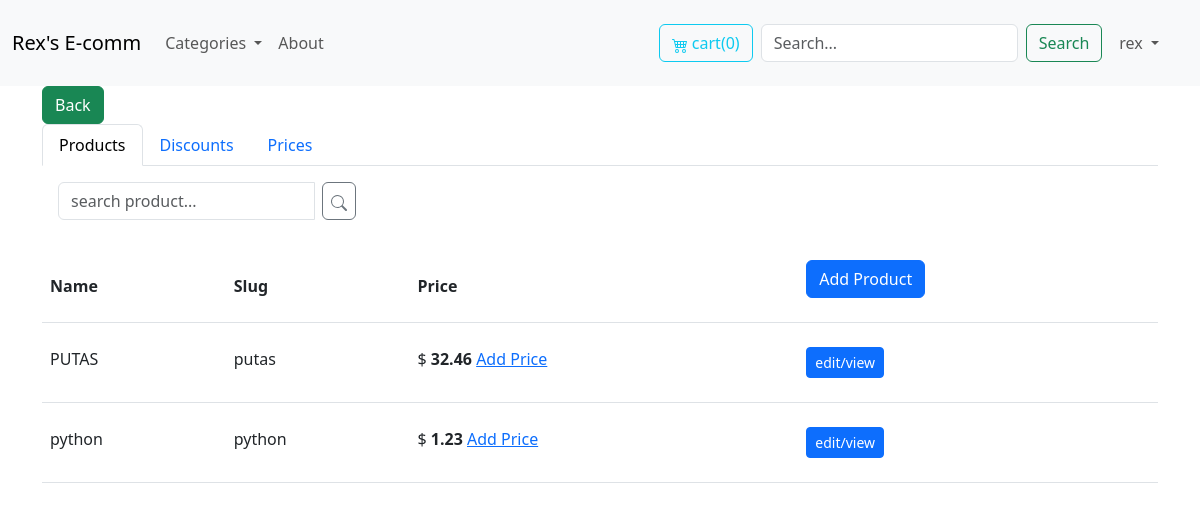
The app's page /myProductList/ (signed in), older data.
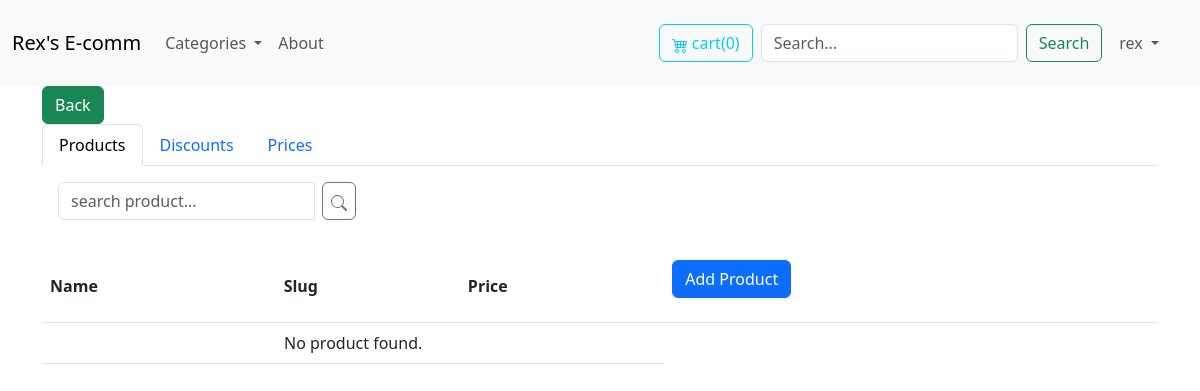
The same page, newer data.
### store/models.py (models this page shows, shortened)
class Product(models.Model):
    DRAFT = 'draft'
    WAITING_APPROVAL ='waitingaproval'
    ACTIVE='active'
    DELETED='deleted'
    STATUS_CHOICES =(
        (DRAFT, 'Draft'),
        (WAITING_APPROVAL, 'Waiting approval'),
        (ACTIVE, 'Active'),
        (DELETED, 'Deleted'),
    )
    user = models.ForeignKey(User, related_name='products', on_delete=models.CASCADE)
    category = models.ForeignKey(Category, related_name='products', on_delete=models.CASCADE)
    title = models.CharField(max_length=50)
    slug = models.SlugField(max_length=50, blank=True)
    description = models.TextField(blank=True)
    price = models.IntegerField()
    image = models.ImageField(upload_to='uploads/product_images/', blank=True, null=True, validators=[validate_file_extension])
    thumbnail = models.ImageField(upload_to='uploads/product_images/thumbnail/', blank=True, null=True)
    created_at = models.DateTimeField(auto_now_add=True)
    updated_at = models.DateTimeField(auto_now=True)
    status = models.CharField(max_length=50, choices=STATUS_CHOICES, default=ACTIVE)
    discount = models.ForeignKey(Discount, related_name='discount_id',on_delete=models.DO_NOTHING, null=True, blank=True)
    id_stripe = models.CharField(max_length=100,blank=True, null=True, unique=True)
    class Meta:
        ordering = ('-created_at', )
        indexes = [
            models.Index(fields=['user']),
        ]
    def get_display_price(self):
        for price in self.prices.all().filter(product=self):
            if price.active_price and price !=self:
                return price.price_amount/100
        return self.price /100

### vendorsPanel/views.py (the view)
# urls.py: path('myProductList/',views.MyProducts_ListView.as_view(), name='MyProducts_ListView' ),
@method_decorator(is_vendor(), name='dispatch')
class MyProducts_ListView(LoginRequiredMixin, ListView):
    model = Product
    template_name = 'vendorsPanel/myProductList.html'
    context_object_name = 'productList'
    def get_context_data(self, **kwargs):
        context = super().get_context_data(**kwargs)
        try:
            discounts = Discount.objects.filter(created_by=self.request.user)
            discount_filter = self.request.GET.get('discount_filter')
            if discount_filter:
                discounts = discounts.filter(code_name__icontains=discount_filter)
            context['discounts'] = discounts
        except:
            context['discounts'] = []
        try:
            prices = Prices.objects.filter(product__user=self.request.user)
            context['prices'] = prices
        except:
            context['prices'] = []
        if self.request.method =='GET' and self.request.GET.get('discountTab') != None :
            context['discountTab']=True
        elif self.request.method =='GET' and self.request.GET.get('pricesTab') != None :
            context['pricesTab']=True
        else:
            context['productTab']=True
        return context
    def get_queryset(self):
        queryset = super().get_queryset().filter(user=self.request.user)
        product_filter = self.request.GET.get('product_filter')
        if product_filter:
            queryset = queryset.filter(title__icontains=product_filter)
        return queryset

### store/cart.py (called while the page is built)
    def __len__(self):
        return sum(item['quantity'] for item in self.cart.values())

### store/context_processors.py (called while the page is built)
def cart(request):
    return {'cart':Cart(request)}

### store/decorator.py (called while the page is built)
def is_vendor():
    def decorator(view_func):
        def wrapped_view(request, *args, **kwargs):
            if hasattr(request.user, 'userprofile') and request.user.userprofile.is_vendor:
                    return view_func(request, *args, **kwargs)
            else:
                messages.warning(request, 'You must be a vendor to access this page.')
                return redirect('frontpage')
        return wrapped_view
    return decorator

### store/models.py (called while the page is built)
    @property
    def check_times_redeemed(self):
        times_redeemed = 0
        if self.code_name:
            times= get_cupon(self.code_name)
            if 'times_redeemed' in times[0]:
                times_redeemed = times[0]['times_redeemed']
                self.times_redeemed=times_redeemed
                if times_redeemed == self.stock:
                    self.active=False
                self.save()
        return times_redeemed

### store/templatetags/menu.py (called while the page is built)
@register.simple_tag
def back_button(request):
    if request.method == 'GET':
        return True #request.META.get('HTTP_REFERER', '/')
    return False

### vendorsPanel/templates/vendorsPanel/myProductList.html (shortened to what this page needs)
{% extends 'core/mainBase.html' %}
{% block content %}
<ul class="nav nav-tabs" id="myTab" role="tablist">
    <li class="nav-item" role="presentation">
      <button class="nav-link {% if productTab %}active{% endif %}" id="home-tab" data-bs-toggle="tab" data-bs-target="#home-tab-pane" type="button" role="tab" aria-controls="home-tab-pane" aria-selected="true">Products</button>
    </li>
    <li class="nav-item" role="presentation">
      <button class="nav-link {% if discountTab %}active{% endif %}" id="profile-tab" data-bs-toggle="tab" data-bs-target="#profile-tab-pane" type="button" role="tab" aria-controls="profile-tab-pane" aria-selected="false">Discounts</button>
    </li>
    <li class="nav-item" role="presentation">
      <button class="nav-link {% if pricesTab %}active{% endif %}" id="contact-tab" data-bs-toggle="tab" data-bs-target="#contact-tab-pane" type="button" role="tab" aria-controls="contact-tab-pane" aria-selected="false">Prices</button>
    </li>
</ul>
<div class="tab-content" id="myTabContent">
  <div class="tab-pane fade {% if productTab %}active show{% endif %}" id="home-tab-pane" role="tabpanel" aria-labelledby="home-tab" tabindex="0">
      <div class=" my-3 btn-group btn-group" role="group" aria-label="Basic example">
          <form action="." method="get" class=" mx-3">
              <div class="input-group">
                  <input type="text" id="filter" placeholder="search product..." name="product_filter" class="form-control" />
                  <div class="input-group-append">
                      <button class="mx-2 px-2 btn btn-outline-secondary" type="submit">
                      </button>
                  </div>
              </div>
          </form>
      </div>
      <div>
          {% include 'vendorsPanel/partials/ProductsList.html' %}
      </div>
  </div>
</div>
{% endblock content %}

### vendorsPanel/templates/vendorsPanel/partials/ProductsList.html
<div id="product-table">
    <div class="table-responsive">
        <table class="table">
            <thead class="bg-gray-60">
                <tr>
                    <th scope="col" class="text-sm font-medium text-gray-900 px-6 py-4 text-left">
                        Name
                    </th>
                    <th scope="col" class="text-sm font-medium text-gray-900 px-6 py-4 text-left">
                        Slug
                    </th>
                    <th scope="col" class="text-sm font-medium text-gray-900 px-6 py-4 text-left">Price</th>
                    {% if request.user.userprofile.is_vendor %}
                    <th scope="col" class="text-sm font-medium text-gray-900 px-6 py-4 text-left">
                      <a href="{% url 'add_product' %}" class="btn btn-primary">Add Product</a>
                    </th>
                    {% endif %}
                </tr>
            </thead>
            <tbody>
                {% for product in object_list %}
                <tr>
                    <td class="px-6 py-4 whitespace-nowrap text-sm font-medium text-gray-900">
                        {{product.title}}
                    </td>
                    <td class="px-6 py-4 whitespace-nowrap text-sm text-gray-900">
                        {{product.slug}}
                    </td>
                    <td class="px-6 py-4 whitespace-nowrap text-sm text-gray-900">
                        $ <strong> {{product.get_display_price}} </strong>
                        <a href="#">Add Price</a>
                    </td>
                    <td class="px-6 py-4 whitespace-nowrap text-sm text-gray-900">
                        <a href="{% url 'edit_product' product.id %}" class="btn btn-primary btn-sm">edit/view</a>
                    </td>
                </tr>
                {% empty %}
                <tr>
                    <td colspan="3" class="text-center">
                        No product found.
                    </td>
                </tr>
                {% endfor %}
            </tbody>
        </table>
    </div>
  </div>

Row changes from the older to the newer data that the page shows:
removed Product: title "PUTAS", slug "putas", get_display_price "32.46"
removed Product: title "python", slug "python", get_display_price "1.23"
Text that changed along with them:
text now shown: "No product found."
